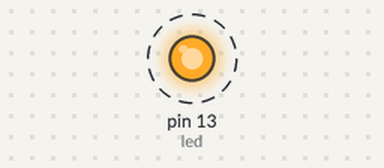
A sketch run on a simulated Arduino Uno, built with avr-gcc and run on an emulated ATmega328P. Parts: output pins drawn as LEDs (lit = HIGH). Dashed ring = blinking.

Above: at 0.2 s.
Timing chart, 0 to 3.0 s (numbered marks = the images above):
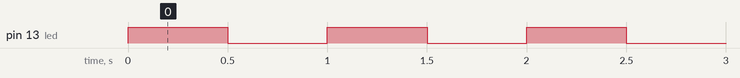

The sketch:

switch-case-led-blink.ino
```cpp
int led = 13;
int flag;

void setup() {
  // put your setup code here, to run once:
  pinMode(led, OUTPUT);
//  digitalWrite(led, LOW);
  Serial.begin(9600);
  flag = 0;
}

void loop() {

  switch (flag) {
    case 0:
      digitalWrite(led, HIGH);
      delay(500);
      flag = 1;
      break;

    case 1:
      digitalWrite(led, LOW);
      delay(500);
      flag = 0;
      break;

  }
//delay(1000);
}
```

Measured:
- by itself, pin 13 (led): alternates HIGH for 0.50 s and LOW for 0.50 s
